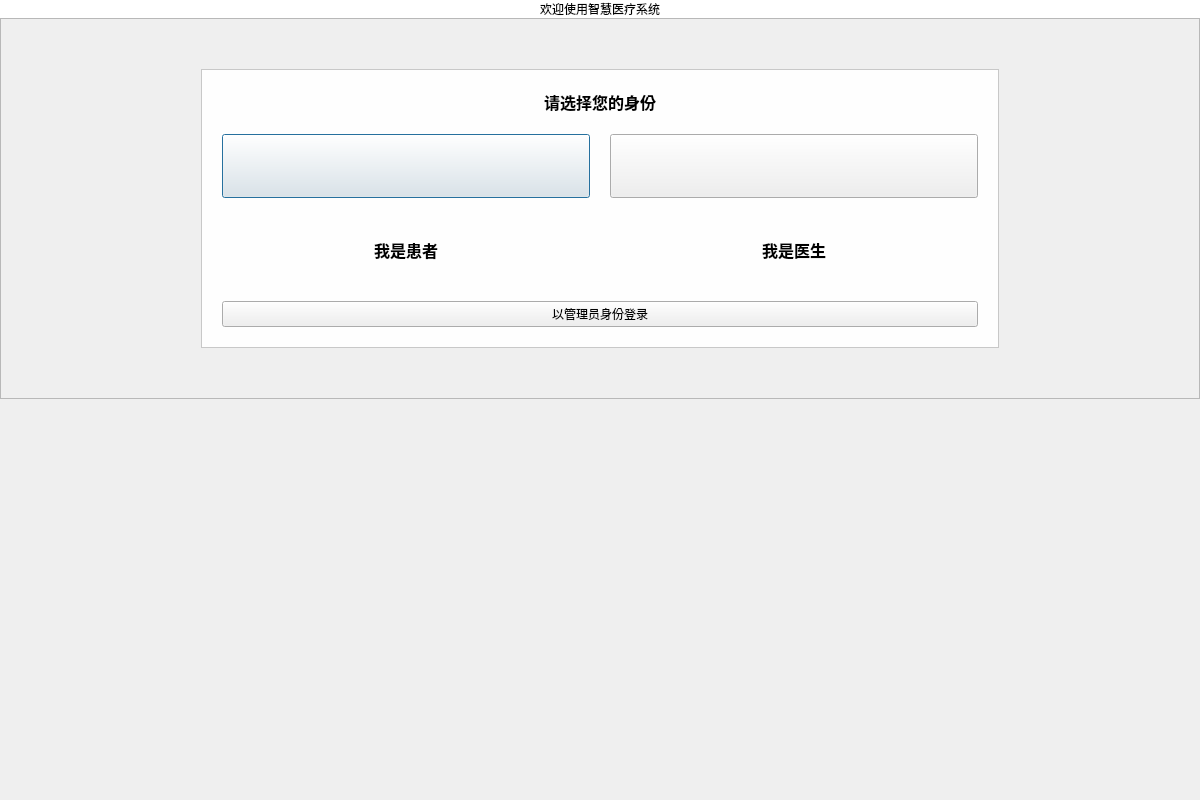
<?xml version="1.0" encoding="UTF-8"?>
<ui version="4.0">
 <class>ChooseRole</class>
 <widget class="QDialog" name="ChooseRole">
  <property name="geometry">
   <rect>
    <x>0</x>
    <y>0</y>
    <width>1200</width>
    <height>800</height>
   </rect>
  </property>
  <property name="sizePolicy">
   <sizepolicy hsizetype="Fixed" vsizetype="Fixed">
    <horstretch>0</horstretch>
    <verstretch>0</verstretch>
   </sizepolicy>
  </property>
  <property name="windowTitle">
   <string>登录</string>
  </property>
  <property name="styleSheet">
   <string notr="true">#ChooseRole {
    background-image: url(:/img/picture/roleBack.png);
    background-position: center;
    background-repeat: no-repeat;
    background-size: contain;
}</string>
  </property>
  <layout class="QVBoxLayout" name="verticalLayout_2">
   <property name="spacing">
    <number>0</number>
   </property>
   <property name="leftMargin">
    <number>0</number>
   </property>
   <property name="topMargin">
    <number>0</number>
   </property>
   <property name="rightMargin">
    <number>0</number>
   </property>
   <property name="bottomMargin">
    <number>0</number>
   </property>
   <item>
    <widget class="QLabel" name="fullHeaderLabel">
     <property name="styleSheet">
      <string notr="true">background-color: rgb(255, 255, 255);</string>
     </property>
     <property name="text">
      <string>欢迎使用智慧医疗系统</string>
     </property>
     <property name="alignment">
      <set>Qt::AlignCenter</set>
     </property>
    </widget>
   </item>
   <item>
    <widget class="QFrame" name="frame">
     <property name="frameShape">
      <enum>QFrame::StyledPanel</enum>
     </property>
     <property name="frameShadow">
      <enum>QFrame::Raised</enum>
     </property>
     <property name="class" stdset="0">
      <string>transparentFrame</string>
     </property>
     <layout class="QVBoxLayout" name="verticalLayout_3">
      <property name="spacing">
       <number>10</number>
      </property>
      <property name="leftMargin">
       <number>200</number>
      </property>
      <property name="topMargin">
       <number>50</number>
      </property>
      <property name="rightMargin">
       <number>200</number>
      </property>
      <property name="bottomMargin">
       <number>50</number>
      </property>
      <item>
       <widget class="QFrame" name="CardFrame">
        <property name="styleSheet">
         <string notr="true">#CardFrame{background-color: rgba(255, 255, 255, 240)}</string>
        </property>
        <property name="frameShape">
         <enum>QFrame::StyledPanel</enum>
        </property>
        <property name="frameShadow">
         <enum>QFrame::Raised</enum>
        </property>
        <property name="class" stdset="0">
         <string>cardFrame</string>
        </property>
        <layout class="QVBoxLayout" name="verticalLayout">
         <property name="spacing">
          <number>20</number>
         </property>
         <property name="leftMargin">
          <number>20</number>
         </property>
         <property name="topMargin">
          <number>20</number>
         </property>
         <property name="rightMargin">
          <number>20</number>
         </property>
         <property name="bottomMargin">
          <number>20</number>
         </property>
         <item>
          <widget class="QLabel" name="label_3">
           <property name="font">
            <font>
             <family>Microsoft YaHei UI</family>
             <pointsize>12</pointsize>
             <weight>75</weight>
             <bold>true</bold>
            </font>
           </property>
           <property name="text">
            <string>请选择您的身份</string>
           </property>
           <property name="alignment">
            <set>Qt::AlignCenter</set>
           </property>
          </widget>
         </item>
         <item>
          <layout class="QGridLayout" name="gridLayout">
           <property name="spacing">
            <number>20</number>
           </property>
           <item row="0" column="0">
            <widget class="QPushButton" name="patientBtn">
             <property name="sizePolicy">
              <sizepolicy hsizetype="Expanding" vsizetype="Expanding">
               <horstretch>0</horstretch>
               <verstretch>0</verstretch>
              </sizepolicy>
             </property>
             <property name="text">
              <string/>
             </property>
             <property name="icon">
              <iconset resource="../res.qrc">
               <normaloff>:/img/picture/patientAvatar.png</normaloff>:/img/picture/patientAvatar.png</iconset>
             </property>
             <property name="iconSize">
              <size>
               <width>256</width>
               <height>256</height>
              </size>
             </property>
             <property name="checkable">
              <bool>false</bool>
             </property>
            </widget>
           </item>
           <item row="0" column="1">
            <widget class="QPushButton" name="doctorBtn">
             <property name="sizePolicy">
              <sizepolicy hsizetype="Expanding" vsizetype="Expanding">
               <horstretch>0</horstretch>
               <verstretch>0</verstretch>
              </sizepolicy>
             </property>
             <property name="text">
              <string/>
             </property>
             <property name="icon">
              <iconset resource="../res.qrc">
               <normaloff>:/img/picture/doctorAvatar.png</normaloff>:/img/picture/doctorAvatar.png</iconset>
             </property>
             <property name="iconSize">
              <size>
               <width>256</width>
               <height>256</height>
              </size>
             </property>
            </widget>
           </item>
           <item row="1" column="1">
            <widget class="QLabel" name="label_2">
             <property name="sizePolicy">
              <sizepolicy hsizetype="Expanding" vsizetype="Expanding">
               <horstretch>0</horstretch>
               <verstretch>0</verstretch>
              </sizepolicy>
             </property>
             <property name="font">
              <font>
               <family>Microsoft YaHei UI</family>
               <pointsize>12</pointsize>
               <weight>75</weight>
               <bold>true</bold>
              </font>
             </property>
             <property name="text">
              <string>我是医生</string>
             </property>
             <property name="alignment">
              <set>Qt::AlignCenter</set>
             </property>
            </widget>
           </item>
           <item row="1" column="0">
            <widget class="QLabel" name="label">
             <property name="sizePolicy">
              <sizepolicy hsizetype="Expanding" vsizetype="Expanding">
               <horstretch>0</horstretch>
               <verstretch>0</verstretch>
              </sizepolicy>
             </property>
             <property name="font">
              <font>
               <family>Microsoft YaHei UI</family>
               <pointsize>12</pointsize>
               <weight>75</weight>
               <bold>true</bold>
              </font>
             </property>
             <property name="text">
              <string>我是患者</string>
             </property>
             <property name="alignment">
              <set>Qt::AlignCenter</set>
             </property>
            </widget>
           </item>
          </layout>
         </item>
         <item>
          <widget class="QPushButton" name="adminBtn">
           <property name="sizePolicy">
            <sizepolicy hsizetype="Expanding" vsizetype="Fixed">
             <horstretch>0</horstretch>
             <verstretch>0</verstretch>
            </sizepolicy>
           </property>
           <property name="text">
            <string>以管理员身份登录</string>
           </property>
           <property name="class" stdset="0">
            <string notr="true">grey</string>
           </property>
          </widget>
         </item>
        </layout>
       </widget>
      </item>
     </layout>
    </widget>
   </item>
   <item>
    <spacer name="verticalSpacer_2">
     <property name="orientation">
      <enum>Qt::Vertical</enum>
     </property>
     <property name="sizeHint" stdset="0">
      <size>
       <width>20</width>
       <height>40</height>
      </size>
     </property>
    </spacer>
   </item>
   <item>
    <layout class="QHBoxLayout" name="horizontalLayout">
     <property name="spacing">
      <number>0</number>
     </property>
     <property name="leftMargin">
      <number>20</number>
     </property>
     <property name="rightMargin">
      <number>20</number>
     </property>
     <property name="bottomMargin">
      <number>20</number>
     </property>
    </layout>
   </item>
  </layout>
 </widget>
 <resources>
  <include location="../res.qrc"/>
 </resources>
 <connections/>
</ui>
